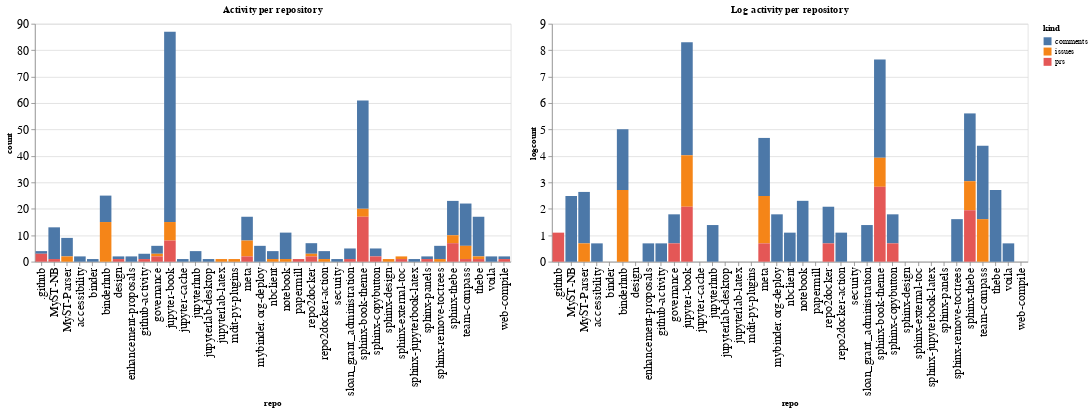

The notebook cell this image was saved under:
### Code cell
ch1 = alt.Chart(repo_summaries, width=600, title="Activity per repository").mark_bar().encode(
    x='repo',
    y='count',
    color='kind',
    tooltip="kind"
)

ch2 = alt.Chart(repo_summaries, width=600, title="Log activity per repository").mark_bar().encode(
    x='repo',
    y='logcount',
    color='kind',
    tooltip="kind"
)

ch1 | ch2

### Figure 1 — Vega-Lite specification as saved in the notebook (floating-point values rounded to 4 significant figures)
{"config": {"axisLeft": {"labelFontSize": 15}, "axisBottom": {"labelFontSize": 15}}, "hconcat": [{"mark": "bar", "encoding": {"color": {"type": "nominal", "field": "kind"}, "tooltip": {"type": "nominal", "field": "kind"}, "x": {"type": "nominal", "field": "repo"}, "y": {"type": "quantitative", "field": "count"}}, "title": "Activity per repository", "width": 600}, {"mark": "bar", "encoding": {"color": {"type": "nominal", "field": "kind"}, "tooltip": {"type": "nominal", "field": "kind"}, "x": {"type": "nominal", "field": "repo"}, "y": {"type": "quantitative", "field": "logcount"}}, "title": "Log activity per repository", "width": 600}], "data": {"name": "data-1699e02c96f501af9b63c76ba9906a6e"}, "$schema": "https://vega.github.io/schema/vega-lite/v4.8.1.json", "datasets": {"data-1699e02c96f501af9b63c76ba9906a6e": [{"repo": ".github", "kind": "comments", "count": 1, "logcount": 0.0}, {"repo": ".github", "kind": "prs", "count": 3, "logcount": 1.099}, {"repo": "MyST-NB", "kind": "comments", "count": 12, "logcount": 2.485}, {"repo": "MyST-NB", "kind": "prs", "count": 1, "logcount": 0.0}, {"repo": "MyST-Parser", "kind": "comments", "count": 7, "logcount": 1.946}, {"repo": "MyST-Parser", "kind": "issues", "count": 2, "logcount": 0.6931}, {"repo": "accessibility", "kind": "comments", "count": 2, "logcount": 0.6931}, {"repo": "binder", "kind": "comments", "count": 1, "logcount": 0.0}, {"repo": "binderhub", "kind": "comments", "count": 10, "logcount": 2.303}, {"repo": "binderhub", "kind": "issues", "count": 15, "logcount": 2.708}, {"repo": "design", "kind": "comments", "count": 1, "logcount": 0.0}, {"repo": "design", "kind": "prs", "count": 1, "logcount": 0.0}, {"repo": "enhancement-proposals", "kind": "comments", "count": 2, "logcount": 0.6931}, {"repo": "github-activity", "kind": "comments", "count": 2, "logcount": 0.6931}, {"repo": "github-activity", "kind": "prs", "count": 1, "logcount": 0.0}, {"repo": "governance", "kind": "comments", "count": 3, "logcount": 1.099}, {"repo": "governance", "kind": "issues", "count": 1, "logcount": 0.0}, {"repo": "governance", "kind": "prs", "count": 2, "logcount": 0.6931}, {"repo": "jupyter-book", "kind": "comments", "count": 72, "logcount": 4.277}, {"repo": "jupyter-book", "kind": "issues", "count": 7, "logcount": 1.946}, {"repo": "jupyter-book", "kind": "prs", "count": 8, "logcount": 2.079}, {"repo": "jupyter-cache", "kind": "comments", "count": 1, "logcount": 0.0}, {"repo": "jupyterhub", "kind": "comments", "count": 4, "logcount": 1.386}, {"repo": "jupyterlab-desktop", "kind": "comments", "count": 1, "logcount": 0.0}, {"repo": "jupyterlab-latex", "kind": "issues", "count": 1, "logcount": 0.0}, {"repo": "mdit-py-plugins", "kind": "issues", "count": 1, "logcount": 0.0}, {"repo": "meta", "kind": "comments", "count": 9, "logcount": 2.197}, {"repo": "meta", "kind": "issues", "count": 6, "logcount": 1.792}, {"repo": "meta", "kind": "prs", "count": 2, "logcount": 0.6931}, {"repo": "mybinder.org-deploy", "kind": "comments", "count": 6, "logcount": 1.792}, {"repo": "nbclient", "kind": "comments", "count": 3, "logcount": 1.099}, {"repo": "nbclient", "kind": "issues", "count": 1, "logcount": 0.0}, {"repo": "notebook", "kind": "comments", "count": 10, "logcount": 2.303}, {"repo": "notebook", "kind": "issues", "count": 1, "logcount": 0.0}, {"repo": "papermill", "kind": "prs", "count": 1, "logcount": 0.0}, {"repo": "repo2docker", "kind": "comments", "count": 4, "logcount": 1.386}, {"repo": "repo2docker", "kind": "issues", "count": 1, "logcount": 0.0}, {"repo": "repo2docker", "kind": "prs", "count": 2, "logcount": 0.6931}, {"repo": "repo2docker-action", "kind": "comments", "count": 3, "logcount": 1.099}, {"repo": "repo2docker-action", "kind": "issues", "count": 1, "logcount": 0.0}, {"repo": "security", "kind": "comments", "count": 1, "logcount": 0.0}, {"repo": "sloan_grant_administration", "kind": "comments", "count": 4, "logcount": 1.386}, {"repo": "sloan_grant_administration", "kind": "prs", "count": 1, "logcount": 0.0}, {"repo": "sphinx-book-theme", "kind": "comments", "count": 41, "logcount": 3.714}, {"repo": "sphinx-book-theme", "kind": "issues", "count": 3, "logcount": 1.099}, {"repo": "sphinx-book-theme", "kind": "prs", "count": 17, "logcount": 2.833}, {"repo": "sphinx-copybutton", "kind": "comments", "count": 3, "logcount": 1.099}, {"repo": "sphinx-copybutton", "kind": "prs", "count": 2, "logcount": 0.6931}, {"repo": "sphinx-design", "kind": "issues", "count": 1, "logcount": 0.0}, {"repo": "sphinx-external-toc", "kind": "issues", "count": 1, "logcount": 0.0}, {"repo": "sphinx-external-toc", "kind": "prs", "count": 1, "logcount": 0.0}, {"repo": "sphinx-jupyterbook-latex", "kind": "comments", "count": 1, "logcount": 0.0}, {"repo": "sphinx-panels", "kind": "comments", "count": 1, "logcount": 0.0}, {"repo": "sphinx-panels", "kind": "prs", "count": 1, "logcount": 0.0}, {"repo": "sphinx-remove-toctrees", "kind": "comments", "count": 5, "logcount": 1.609}, {"repo": "sphinx-remove-toctrees", "kind": "issues", "count": 1, "logcount": 0.0}, {"repo": "sphinx-thebe", "kind": "comments", "count": 13, "logcount": 2.565}, {"repo": "sphinx-thebe", "kind": "issues", "count": 3, "logcount": 1.099}, {"repo": "sphinx-thebe", "kind": "prs", "count": 7, "logcount": 1.946}, {"repo": "team-compass", "kind": "comments", "count": 16, "logcount": 2.773}, {"repo": "team-compass", "kind": "issues", "count": 5, "logcount": 1.609}, {"repo": "team-compass", "kind": "prs", "count": 1, "logcount": 0.0}, {"repo": "thebe", "kind": "comments", "count": 15, "logcount": 2.708}, {"repo": "thebe", "kind": "issues", "count": 1, "logcount": 0.0}, {"repo": "thebe", "kind": "prs", "count": 1, "logcount": 0.0}, {"repo": "voila", "kind": "comments", "count": 2, "logcount": 0.6931}, {"repo": "web-compile", "kind": "comments", "count": 1, "logcount": 0.0}, {"repo": "web-compile", "kind": "prs", "count": 1, "logcount": 0.0}]}}
